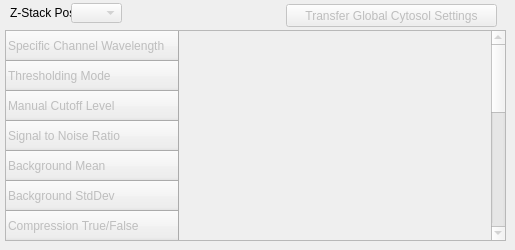
            <widget class="QWidget" name="tab_21">
             <attribute name="title">
              <string>Detailed Cytosol Masking Options</string>
             </attribute>
             <widget class="QLabel" name="label_39">
              <property name="geometry">
               <rect>
                <x>10</x>
                <y>3</y>
                <width>71</width>
                <height>20</height>
               </rect>
              </property>
              <property name="minimumSize">
               <size>
                <width>0</width>
                <height>20</height>
               </size>
              </property>
              <property name="text">
               <string>Z-Stack Pos</string>
              </property>
             </widget>
             <widget class="QComboBox" name="comboBox_24">
              <property name="enabled">
               <bool>false</bool>
              </property>
              <property name="geometry">
               <rect>
                <x>71</x>
                <y>3</y>
                <width>51</width>
                <height>20</height>
               </rect>
              </property>
              <property name="minimumSize">
               <size>
                <width>0</width>
                <height>20</height>
               </size>
              </property>
              <property name="toolTip">
               <string extracomment="Choose short wavelength for GP calulation">&lt;html&gt;&lt;head/&gt;&lt;body&gt;&lt;p&gt;Selection of Z-Slice&lt;/p&gt;&lt;/body&gt;&lt;/html&gt;</string>
              </property>
             </widget>
             <widget class="QPushButton" name="pushButton_7">
              <property name="enabled">
               <bool>false</bool>
              </property>
              <property name="geometry">
               <rect>
                <x>286</x>
                <y>4</y>
                <width>211</width>
                <height>23</height>
               </rect>
              </property>
              <property name="minimumSize">
               <size>
                <width>0</width>
                <height>20</height>
               </size>
              </property>
              <property name="toolTip">
               <string>&lt;html&gt;&lt;head/&gt;&lt;body&gt;&lt;p&gt;Transferes Global Masking Settings to all Slices&lt;/p&gt;&lt;/body&gt;&lt;/html&gt;</string>
              </property>
              <property name="text">
               <string>Transfer Global Cytosol Settings</string>
              </property>
             </widget>
             <widget class="QTableWidget" name="tableWidget_6">
              <property name="enabled">
               <bool>false</bool>
              </property>
              <property name="geometry">
               <rect>
                <x>5</x>
                <y>30</y>
                <width>501</width>
                <height>211</height>
               </rect>
              </property>
              <property name="minimumSize">
               <size>
                <width>501</width>
                <height>211</height>
               </size>
              </property>
              <property name="frameShape">
               <enum>QFrame::StyledPanel</enum>
              </property>
              <property name="alternatingRowColors">
               <bool>true</bool>
              </property>
              <attribute name="horizontalHeaderCascadingSectionResizes">
               <bool>false</bool>
              </attribute>
              <attribute name="horizontalHeaderMinimumSectionSize">
               <number>10</number>
              </attribute>
              <row>
               <property name="text">
                <string>Specific Channel Wavelength</string>
               </property>
              </row>
              <row>
               <property name="text">
                <string>Thresholding Mode</string>
               </property>
              </row>
              <row>
               <property name="text">
                <string>Manual Cutoff Level</string>
               </property>
              </row>
              <row>
               <property name="text">
                <string>Signal to Noise Ratio</string>
               </property>
              </row>
              <row>
               <property name="text">
                <string>Background Mean</string>
               </property>
              </row>
              <row>
               <property name="text">
                <string>Background StdDev</string>
               </property>
              </row>
              <row>
               <property name="text">
                <string>Compression True/False</string>
               </property>
              </row>
              <row>
               <property name="text">
                <string>Compression Value</string>
               </property>
              </row>
              <row>
               <property name="text">
                <string>Remove Object</string>
               </property>
              </row>
              <row>
               <property name="text">
                <string>Fill Holes</string>
               </property>
              </row>
              <row>
               <property name="text">
                <string>Dilate True/False</string>
               </property>
              </row>
              <row>
               <property name="text">
                <string>Dilation Shape</string>
               </property>
              </row>
              <row>
               <property name="text">
                <string>Dilation Shape Dimmension 1</string>
               </property>
              </row>
              <row>
               <property name="text">
                <string>Dilation Shape Dimmension 2</string>
               </property>
              </row>
              <row>
               <property name="text">
                <string>Filter Type</string>
               </property>
              </row>
              <row>
               <property name="text">
                <string>Filter Value</string>
               </property>
              </row>
             </widget>
            </widget>
